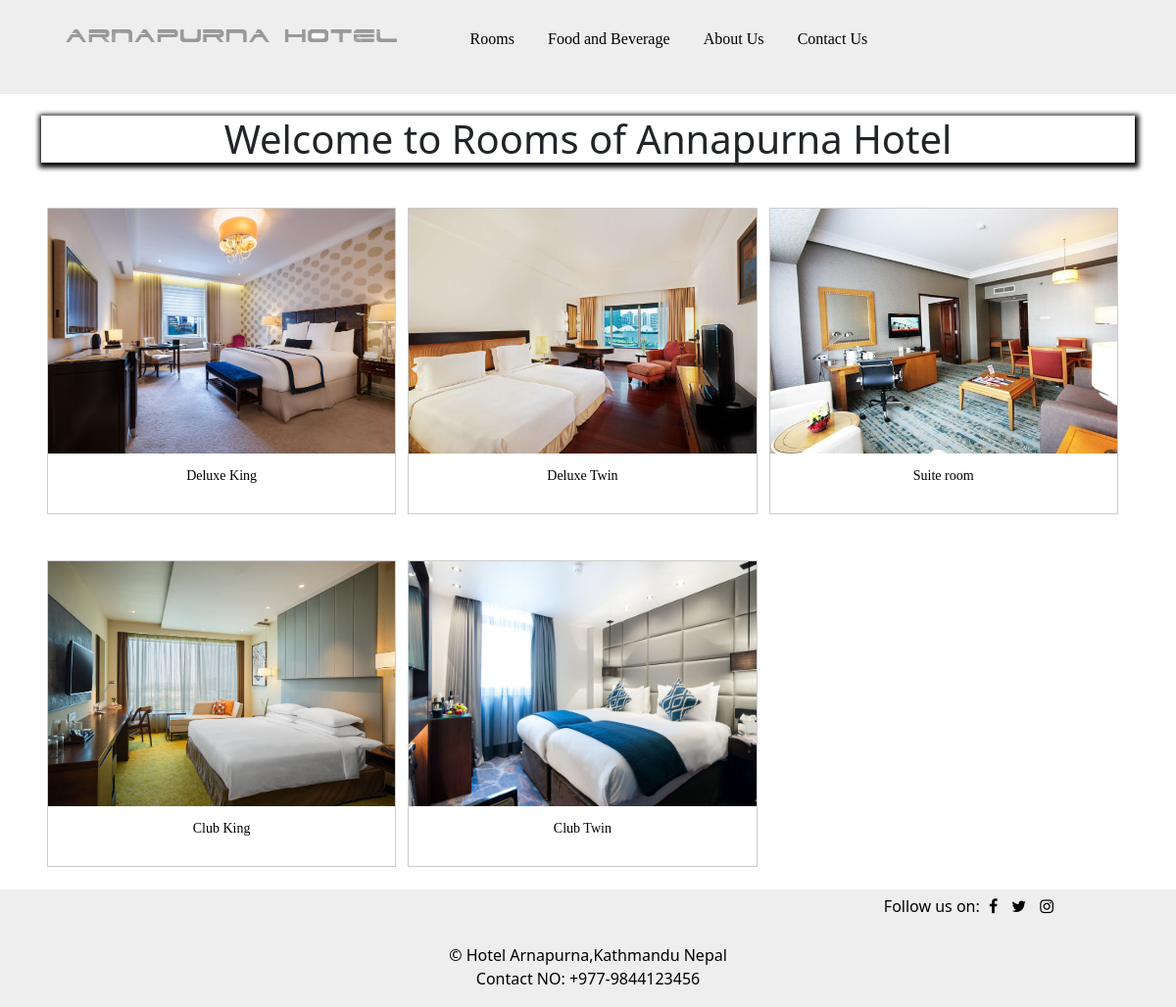
Page /room/ on the committed database.
### Room/models.py (models this page shows, shortened)
class ImagePost(models.Model):
    caption = models.CharField(max_length=50)
    description = models.CharField(max_length=200)
    image = models.FileField(upload_to='db.sqlite3', blank = True)#file will be saved to MEDIA_ROOT / db.sqlite3(pathname) / 2021#Media_root is for server path to store files in the computer.

### Room/views.py (the view)
# urls.py: path('room/', views.rooms, name='blog-room'),
def rooms(request):
    pics = ImagePost.objects.all()
    return render(request, 'room/rooms.html',{"pics":pics})#we pass django variable as third argument whose key(pics) contains dictionary of data.

### Room/templates/room/rooms.html
{% extends "room/base.html" %}
{% block content %}
    <div class="div8">
        <h1>Welcome to Rooms of Annapurna Hotel</h1>
    </div>
        {% for x in pics %}
            <div class = "Photos">
             <div class="Gallery">
                <a href="{{x.id}}" style="text-decoration: none;">
                    <img src="{{x.image.url}}" alt="Responsive image" width="300" height="250">
                    <p class="cap">{{x.caption}}</p>
                </a>
             </div>
            </div>
        {% endfor %}
{% endblock content %}

### Room/static/blog/main.css (style rules this page uses)
* { margin: 0px; padding: 0px; box-sizing: border-box; }
.Gallery { border: 1px solid #ccc; }
.Gallery img { width: 100%; }
.Photos { padding: 1px 6px; float: left; width: 33%; margin-bottom: 2%; }
.cap { padding: 12px; text-align: center; color: black; font-family: cursive; font-size: 14px; }
body { background-color: white; }
.div8 h1 { text-align: center; box-shadow: 1px 2px 5px 3px black; margin-top: 2%; margin-bottom: 2%; }
.Photos { margin-top:2% ; }

### rows in the picture
ImagePost: image (picture), caption "Deluxe King"
ImagePost: image (picture), caption "Deluxe Twin"
ImagePost: image (picture), caption "Suite room"
ImagePost: image (picture), caption "Club King"
ImagePost: image (picture), caption "Club Twin"
